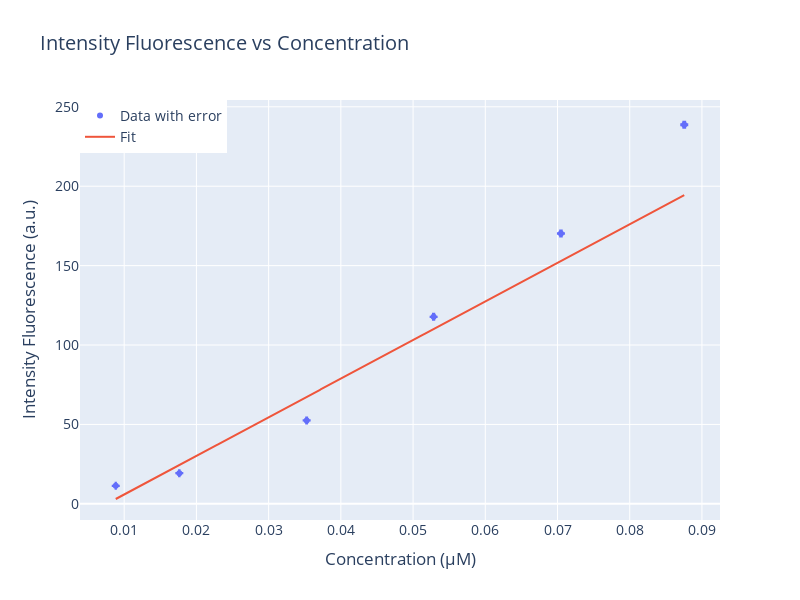

Notebook code for this chart:
### Code cell
# fit lineare del primo set di dati:
limit = 0.1
def F_C_fit_linear(C,k,y0):
    return k*C + y0

I = np.array(IMAX_list)[ASS < limit]
sigmaI = np.array(error_IMAX_list)[ASS < limit] 

A = np.array(ASS)[ASS <limit] 
sigmaA = np.array(SIGMA_ASS)[ASS < limit]

# iteration 0
popt, pcov = curve_fit(F_C_fit_linear, A, I, p0=[1000,1.0],sigma=sigmaI,maxfev=10000)
k, y0 = popt
error_k, error_y0 = np.sqrt(np.diag(pcov))

# iteration 1
dFdC = np.abs(k*F0*np.exp(-k*A)) # propagate error on C
sigmaTot = np.sqrt(sigmaI**2 + (dFdC*sigmaA)**2) # propagate error on I
popt, pcov = curve_fit(F_C_fit_linear, A, I, p0=[k,y0],sigma=sigmaTot)
k, y0 = popt
error_k, error_y0 = np.sqrt(np.diag(pcov))


# print('F0:',final_val(F0,error_F0,decimals=0,udm='a.u.'))
print('k:',final_val(k,error_k,decimals=3,udm='μM^-1'))
print('y0:',final_val(y0,error_y0,decimals=3,udm='a.u.'))

# Create a scatter plot with error bars using Plotly
fig = go.Figure()

# Add data points with error bars
fig.add_trace(go.Scatter(
    x=A,
    y=I,
    error_y=dict(
        type='data',
        array=sigmaI,
        visible=True
    ),
    error_x=dict(
        type='data',
        array=sigmaA,
        visible=True
    ),
    mode='markers',
    name='Data with error'
))

# Add the fitted curve
a = np.linspace(np.min(A), np.max(A), 1000)
fig.add_trace(go.Scatter(
    x=a,
    y=F_C_fit_linear(a, *popt),
    mode='lines',
    name='Fit'
))

# Update layout for log scale and labels
fig.update_layout(
    xaxis=dict(
        title='Concentration (μM)',
        # type='log'
    ),
    yaxis=dict(
        title='Intensity Fluorescence (a.u.)'
    ),
    title='Intensity Fluorescence vs Concentration',
    height=600,
    width=800,
    legend=dict(x=0, y=1),
    font=dict(size=14)
)

fig.show()

### Figure 1 — Plotly figure (JSON) as saved in the notebook; plotly's stock layout.template omitted (floating-point values rounded to 4 significant figures; data arrays with more than 128 entries replaced by an {"elided": "..."} marker saying what was removed)
{"data": [{"error_x": {"array": [0.0001244, 0.0001069, 8.533e-05, 6.075e-05, 3.311e-05, 1.783e-05], "type": "data", "visible": true}, "error_y": {"array": [0.2503, 0.18, 0.07047, 0.05781, 0.03351, 0.03655], "type": "data", "visible": true}, "mode": "markers", "name": "Data with error", "type": "scatter", "x": [0.08755, 0.07048, 0.05284, 0.03527, 0.01763, 0.008831], "y": [238.7, 170.3, 117.8, 52.55, 19.32, 11.33]}, {"mode": "lines", "name": "Fit", "type": "scatter", "x": {"elided": "1000 float values"}, "y": {"elided": "1000 float values"}}], "layout": {"font": {"size": 14}, "height": 600, "legend": {"x": 0, "y": 1}, "title": {"text": "Intensity Fluorescence vs Concentration"}, "width": 800, "xaxis": {"title": {"text": "Concentration (μM)"}}, "yaxis": {"title": {"text": "Intensity Fluorescence (a.u.)"}}}}
